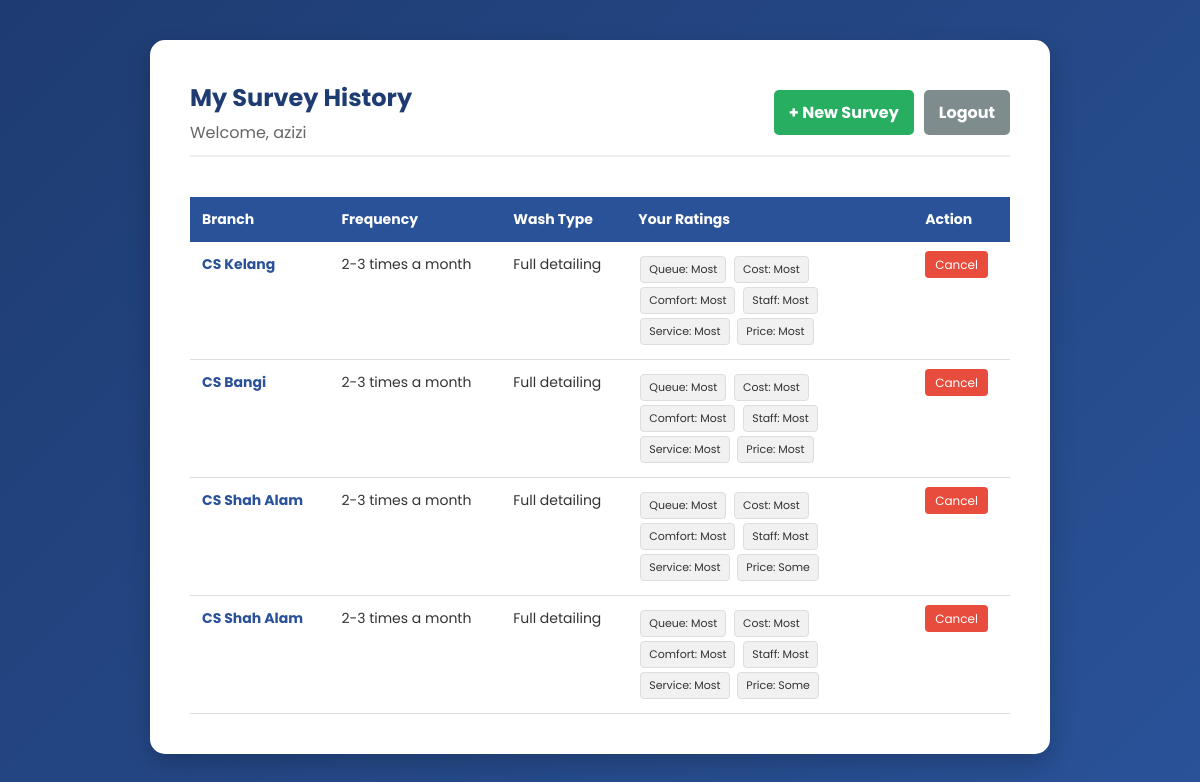
The page /result.php (signed in) on the database its author committed.
### tables this page shows
CREATE TABLE `question` (
  `Qid` int(3) NOT NULL,
  `Q1` varchar(20) DEFAULT NULL,
  `Q2` varchar(20) DEFAULT NULL,
  `Q3a` varchar(20) DEFAULT NULL,
  `Q3b` varchar(20) DEFAULT NULL,
  `Q3c` varchar(20) DEFAULT NULL,
  `Q3d` varchar(20) DEFAULT NULL,
  `Q3e` varchar(20) DEFAULT NULL,
  `Q3f` varchar(20) DEFAULT NULL,
  `cust_id` int(3) DEFAULT NULL,
  `branch_id` varchar(4) DEFAULT NULL
);

CREATE TABLE `branch` (
  `branch_id` varchar(4) NOT NULL,
  `branch_name` varchar(60) DEFAULT NULL
);

### result.php (the view, shortened to what this page needs)
<?php
$conn = mysqli_connect("localhost", "root", "", "carwash");
$cust_id = $_SESSION['cust_id'];
$sql = "SELECT q.*, b.branch_name
        FROM question q
        JOIN branch b ON q.branch_id = b.branch_id
        WHERE q.cust_id = '$cust_id'
        ORDER BY q.Qid DESC";
$result = mysqli_query($conn, $sql);
?>
<!DOCTYPE html>
<html>
<head>
    <link rel="stylesheet" href="style.css">
</head>
<body>
<div class="wide-container">
    <div class="header-flex">
        <div>
            <h2>My Survey History</h2>
            <p style="color:#666; margin: 5px 0 0 0;">Welcome, <?php echo $_SESSION['cust_name']; ?></p>
        </div>
        <div style="display:flex; gap:10px;">
            <a href="survey.php" class="btn-new">+ New Survey</a>
            <a href="logout.php" class="btn-logout">Logout</a>
        </div>
    </div>
    <?php if (mysqli_num_rows($result) > 0): ?>
    <div style="overflow-x:auto;">
        <table>
            <thead>
                <tr>
                    <th>Branch</th>
                    <th>Frequency</th>
                    <th>Wash Type</th>
                    <th width="35%">Your Ratings</th>
                    <th>Action</th>
                </tr>
            </thead>
            <tbody>
                <?php while($row = mysqli_fetch_assoc($result)): ?>
                <tr>
                    <td style="font-weight:bold; color:#2a5298;">
                        <?php echo $row['branch_name']; ?>
                    </td>
                    <td><?php echo $row['Q1']; ?></td>
                    <td><?php echo $row['Q2']; ?></td>
                    <td>
                        <span class="badge">Queue: <?php echo $row['Q3a']; ?></span>
                        <span class="badge">Cost: <?php echo $row['Q3b']; ?></span>
                        <span class="badge">Comfort: <?php echo $row['Q3c']; ?></span>
                        <span class="badge">Staff: <?php echo $row['Q3d']; ?></span>
                        <span class="badge">Service: <?php echo $row['Q3e']; ?></span>
                        <span class="badge">Price: <?php echo $row['Q3f']; ?></span>
                    </td>
                    <td>
                        <a href="result.php?delete_id=<?php echo $row['Qid']; ?>"
                           onclick="return confirm('Are you sure you want to cancel this submission?');"
                           class="btn-cancel">
                           Cancel
                        </a>
                    </td>
                </tr>
                <?php endwhile; ?>
            </tbody>
        </table>
    </div>
    <?php endif; ?>
</div>
</body>
</html>

### style.css (style rules this page uses)
* { box-sizing: border-box; }
body { font-family: 'Poppins', sans-serif; background: linear-gradient(135deg, #1e3c72 0%, #2a5298 100%); margin: 0; padding: 40px 20px; min-height: 100vh; }

### result.php (style rules this page uses)
body { background: linear-gradient(135deg, #1e3c72 0%, #2a5298 100%); font-family: 'Poppins', sans-serif; margin: 0; padding: 40px 20px; color: #333; }
.wide-container { background-color: #ffffff; padding: 40px; border-radius: 15px; box-shadow: 0 10px 25px rgba(0,0,0,0.2); width: 100%; max-width: 900px; margin: 0 auto; }
.header-flex { display: flex; justify-content: space-between; align-items: center; margin-bottom: 20px; border-bottom: 2px solid #eee; padding-bottom: 10px; }
table { width: 100%; border-collapse: collapse; margin-top: 20px; font-size: 14px; }
th { background: #2a5298; color: white; padding: 12px; text-align: left; }
td { padding: 12px; border-bottom: 1px solid #ddd; vertical-align: top; }
.badge { background: #f1f1f1; padding: 4px 8px; border-radius: 4px; font-size: 11px; display: inline-block; margin: 2px; border: 1px solid #ddd; }
.btn-new { background: #27ae60; color: white; padding: 10px 15px; text-decoration: none; border-radius: 5px; font-weight: bold; }
.btn-logout { background: #7f8c8d; color: white; padding: 10px 15px; text-decoration: none; border-radius: 5px; font-weight: bold; }
.btn-cancel { background: #e74c3c; color: white; padding: 5px 10px; text-decoration: none; border-radius: 4px; font-size: 12px; }
h2 { margin: 0; color: #1e3c72; }

### rows shown on the page
question: branch.branch_name "CS Kelang", Q1 "2-3 times a month", Q2 "Full detailing", Q3a "Most", Q3b "Most", Q3c "Most", Q3d "Most", Q3e "Most", Q3f "Most"
question: branch.branch_name "CS Bangi", Q1 "2-3 times a month", Q2 "Full detailing", Q3a "Most", Q3b "Most", Q3c "Most", Q3d "Most", Q3e "Most", Q3f "Most"
question: branch.branch_name "CS Shah Alam", Q1 "2-3 times a month", Q2 "Full detailing", Q3a "Most", Q3b "Most", Q3c "Most", Q3d "Most", Q3e "Most", Q3f "Some"
question: branch.branch_name "CS Shah Alam", Q1 "2-3 times a month", Q2 "Full detailing", Q3a "Most", Q3b "Most", Q3c "Most", Q3d "Most", Q3e "Most", Q3f "Some"

### other values the page prints
$_SESSION['cust_name'] "azizi"
